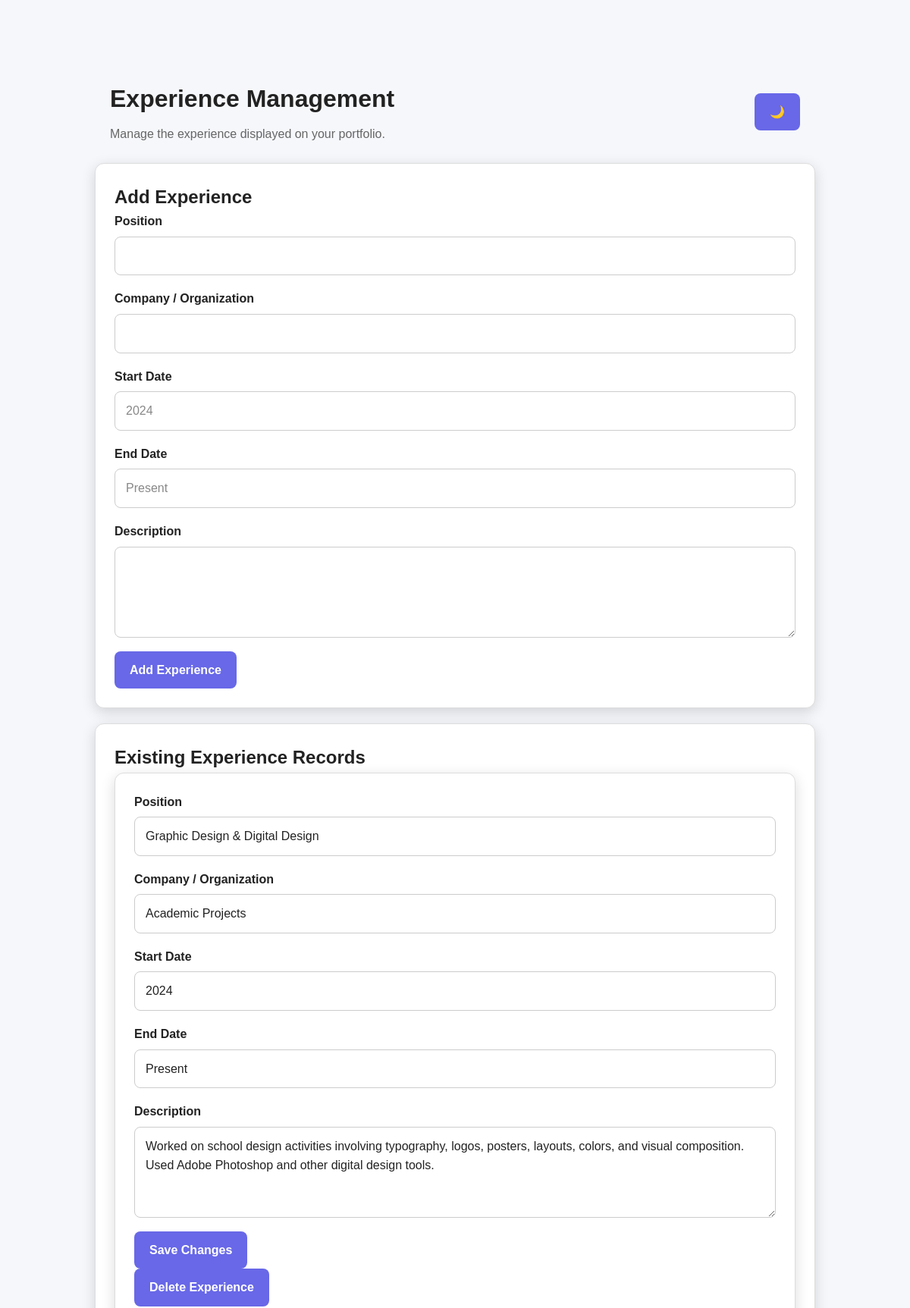
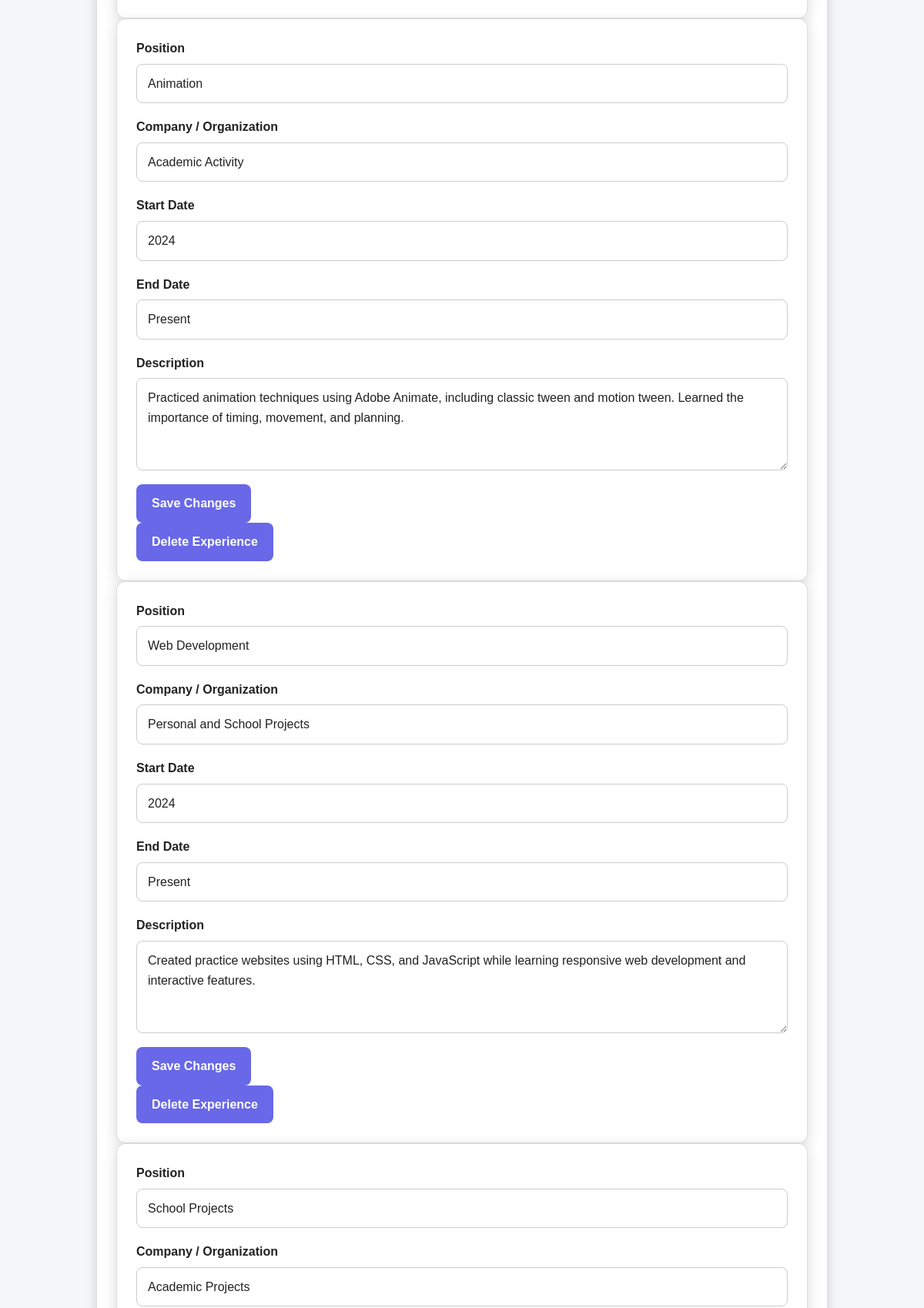
Screenshot of /admin/experience.php (signed in, upper part) with the database file from the repository (2 pictures, top to bottom).
### tables this page shows
CREATE TABLE `experience` (
  `id` int(11) NOT NULL,
  `position` varchar(150) NOT NULL,
  `company` varchar(150) DEFAULT NULL,
  `start_date` varchar(20) DEFAULT NULL,
  `end_date` varchar(20) DEFAULT NULL,
  `description` text DEFAULT NULL
);

### admin/experience.php (the view, shortened to what this page needs)
<?php
require_once __DIR__ . '/../includes/db.php';
$stmt = $pdo->query("SELECT * FROM experience ORDER BY id ASC");
$experienceList = $stmt->fetchAll();
?>
<!DOCTYPE html>
<html lang="en">
<head>
    <link rel="stylesheet" href="../css/style.css">
    <link rel="stylesheet" href="admin.css">
</head>
<body class="admin-body">
<main class="admin-page">
    <header class="admin-header">
        <div>
            <h1>Experience Management</h1>
            <p>Manage the experience displayed on your portfolio.</p>
        </div>
        <button type="button" class="theme-toggle" aria-label="Toggle theme">
        </button>
    </header>
    <section class="admin-panel">
        <h2>Add Experience</h2>
        <form method="POST" action="experience.php" class="admin-form">
            <div class="admin-form-group">
                <label>Position</label>
                <input type="text" name="position" maxlength="255" required>
            </div>
            <div class="admin-form-group">
                <label>Company / Organization</label>
                <input type="text" name="company" maxlength="255" required>
            </div>
            <div class="admin-form-group">
                <label>Start Date</label>
                <input type="text" name="start_date" placeholder="2024">
            </div>
            <div class="admin-form-group">
                <label>End Date</label>
                <input type="text" name="end_date" placeholder="Present">
            </div>
            <div class="admin-form-group">
                <label>Description</label>
                <textarea name="description"></textarea>
            </div>
            <button type="submit" class="admin-submit-button">
                Add Experience
            </button>
        </form>
    </section>
    <section class="admin-panel">
        <h2>Existing Experience Records</h2>
        <?php if (empty($experienceList)): ?>
            <p>No experience records found.</p>
        <?php else: ?>
            <?php foreach ($experienceList as $experience): ?>
                <div class="admin-card">
                    <form method="POST" action="experience.php" class="admin-form">
                        <div class="admin-form-group">
                            <label>Position</label>
                            <input type="text" name="position"
                                value="<?= htmlspecialchars($experience['position'], ENT_QUOTES, 'UTF-8') ?>"
                                maxlength="255" required>
                        </div>
                        <div class="admin-form-group">
                            <label>Company / Organization</label>
                            <input type="text" name="company"
                                value="<?= htmlspecialchars($experience['company'], ENT_QUOTES, 'UTF-8') ?>"
                                maxlength="255" required>
                        </div>
                        <div class="admin-form-group">
                            <label>Start Date</label>
                            <input type="text" name="start_date"
                                value="<?= htmlspecialchars($experience['start_date'] ?? '', ENT_QUOTES, 'UTF-8') ?>">
                        </div>
                        <div class="admin-form-group">
                            <label>End Date</label>
                            <input type="text" name="end_date"
                                value="<?= htmlspecialchars($experience['end_date'] ?? '', ENT_QUOTES, 'UTF-8') ?>">
                        </div>
                        <div class="admin-form-group">
                            <label>Description</label>
                            <textarea name="description"><?= htmlspecialchars($experience['description'] ?? '', ENT_QUOTES, 'UTF-8') ?></textarea>
                        </div>
                        <button type="submit" class="admin-submit-button">
                            Save Changes
                        </button>
                    </form>
                    <form method="POST" action="experience.php"
                        onsubmit="return confirm('Are you sure you want to delete this experience record?');">
                        <button type="submit" class="admin-button delete-button">
                            Delete Experience
                        </button>
                    </form>
                </div>
            <?php endforeach; ?>
        <?php endif; ?>
    </section>
</main>
</body>
</html>

### css/style.css (style rules this page uses)
* { margin: 0; padding: 0; box-sizing: border-box; }
html { scroll-behavior: smooth; }
body { font-family: Arial, sans-serif; background: #0f1117; color: #f5f5f5; line-height: 1.6; }
.theme-toggle { border: none; background: #242837; color: white; font-size: 22px; padding: 14px 18px; border-radius: 12px; cursor: pointer; }
body:not(.dark-mode) { background: #f5f7fb; color: #222222; }
body, .header, .nav-links, .project-card, .skill-card, .resume-card, .about-card, .contact-info, .contact-form-container, .profile-card, .info-card, .quick-section, .about-statement, .footer, .theme-toggle, .nav-links a, .logo, .project-content h2, .project-content p, .skill-card h2, .skill-card p, .resume-card h2, .resume-card h3, .resume-card p, .about-card h2, .about-card p, .contact-item p, .form-group input, .form-group textarea { transition: background-color 0.5s ease, color 0.5s ease, border-color 0.5s ease, box-shadow 0.5s ease; }
.theme-toggle { transition: background-color 0.4s ease, transform 0.3s ease; }

### rows the page displays
experience: position "Graphic Design & Digital Design", company "Academic Projects", start_date "2024", end_date "Present", description "Worked on school design activities involving typography, logos, posters, layouts, colors, and visual composition. Used Adobe Photoshop and other digital design tools."
experience: position "Animation", company "Academic Activity", start_date "2024", end_date "Present", description "Practiced animation techniques using Adobe Animate, including classic tween and motion tween. Learned the importance of timing, movement, and planning."
experience: position "Web Development", company "Personal and School Projects", start_date "2024", end_date "Present", description "Created practice websites using HTML, CSS, and JavaScript while learning responsive web development and interactive features."
experience: position "School Projects", company "Academic Projects"
